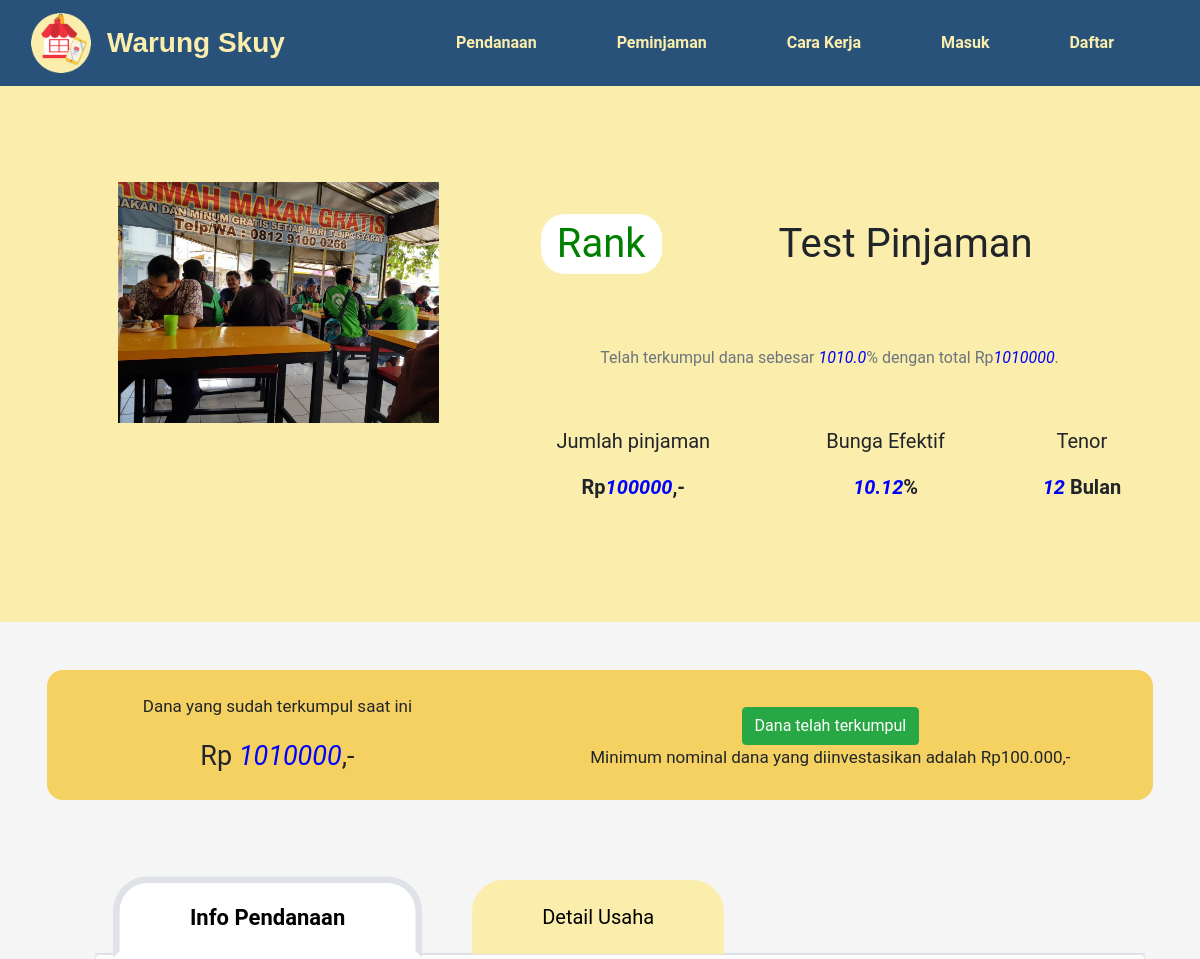
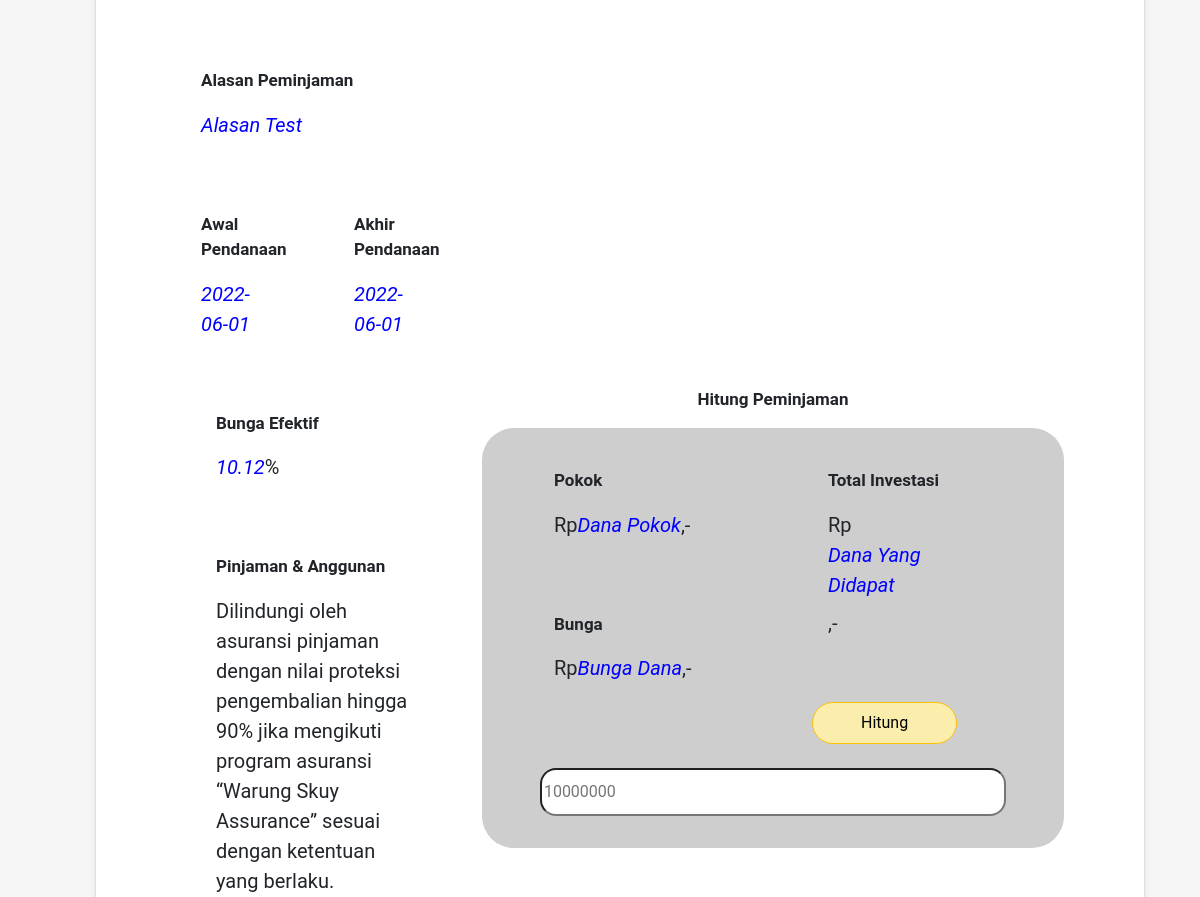
Before: /pendanaan/detail/1b6ec707-2ef6-4c9c-8cce-8cd8fe1837bc (upper part) with the older database file (2 pictures, top to bottom).
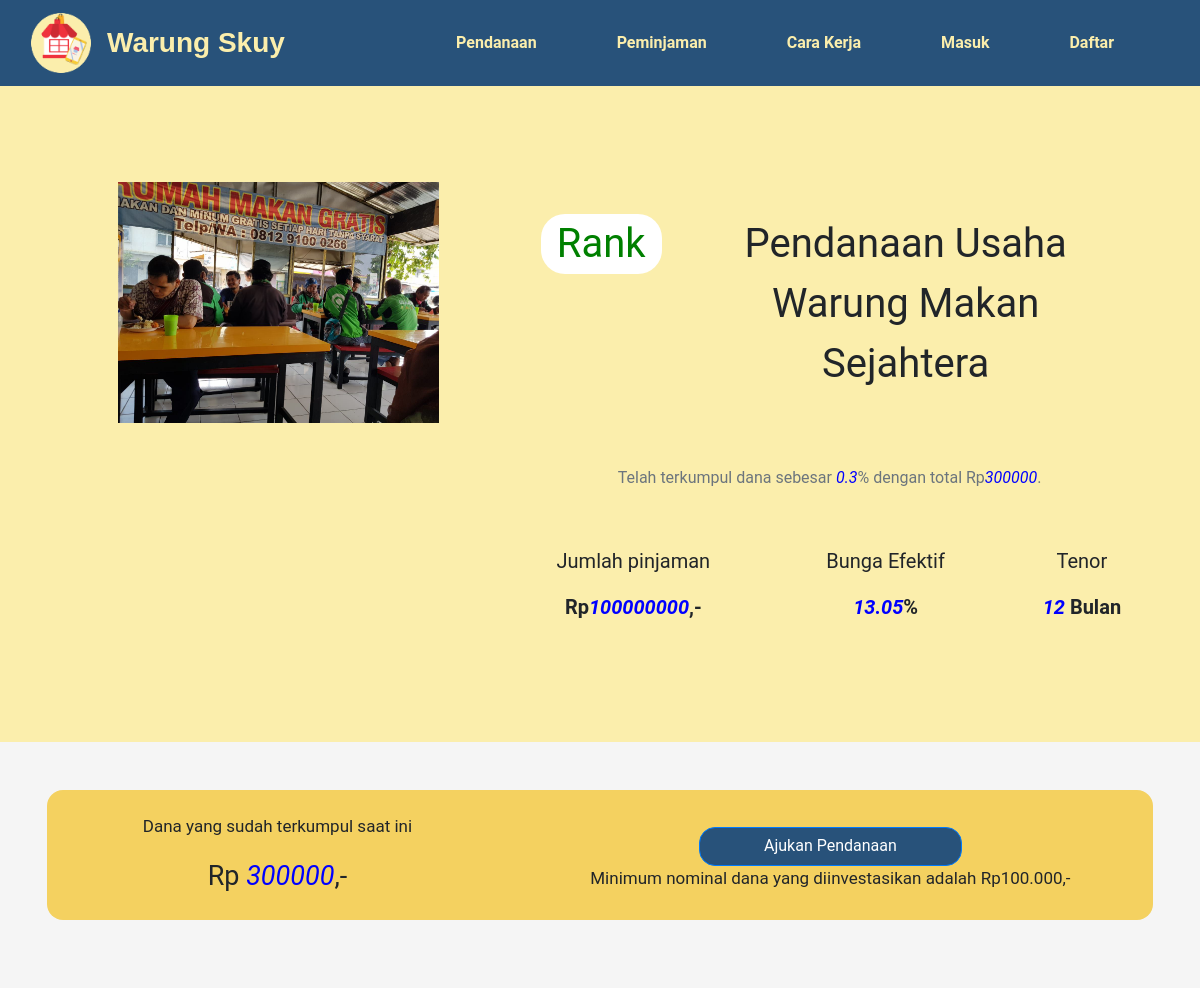
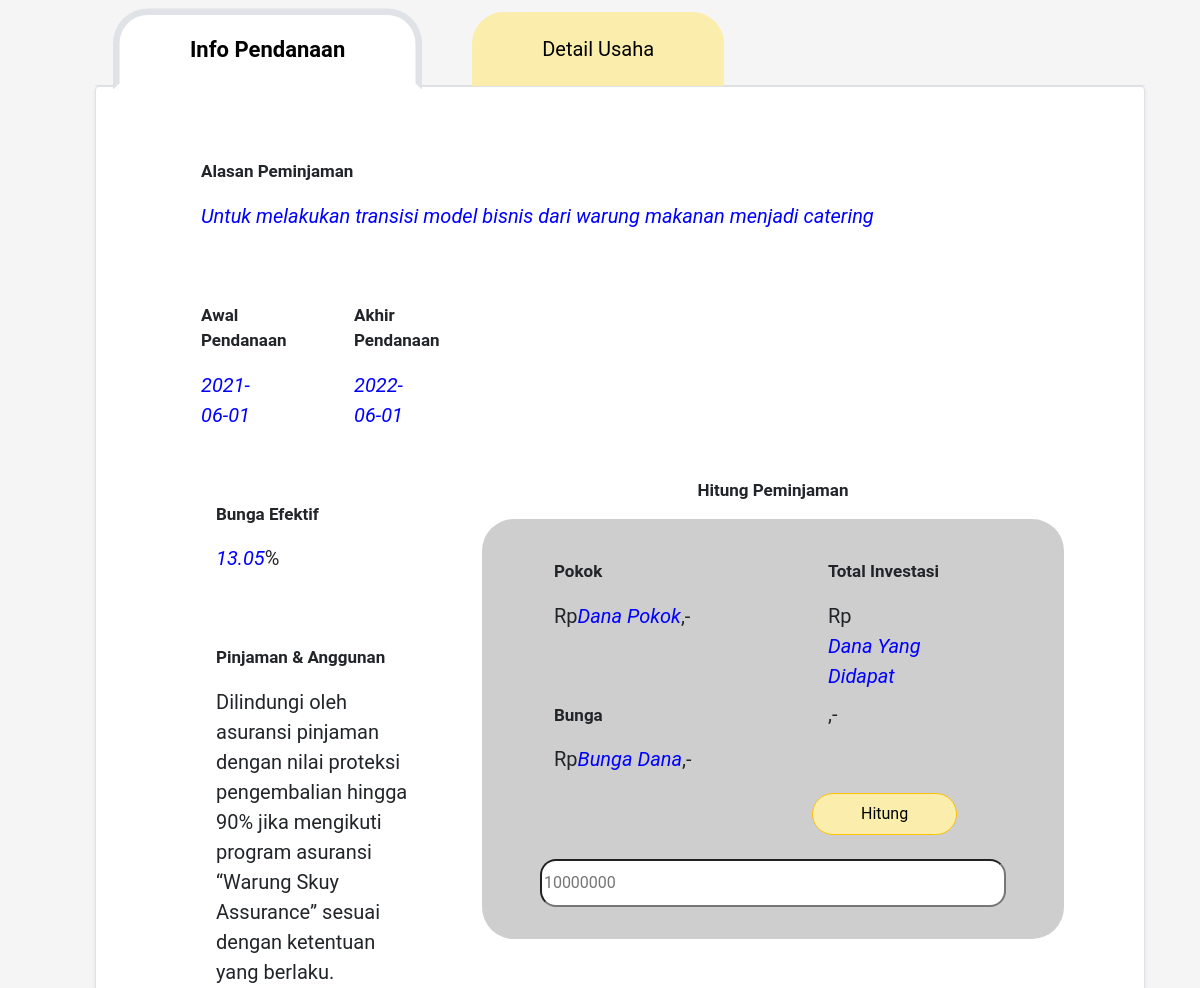
After: the same page with the newer database file (2 pictures, top to bottom).
### warungskuy/models.py (models this page shows, shortened)
class Loan(db.Model):
    id = db.Column(db.String(length=32), primary_key=True, default=str(uuid.uuid4()))
    title = db.Column(db.String(length=75))
    tenor = db.Column(db.Integer)
    start_loan = db.Column(db.Date)
    end_loan = db.Column(db.Date)
    nominal = db.Column(db.Integer)
    interest = db.Column(db.Numeric(10, 2))
    loan_reason = db.Column(db.String(length=500))
    business_desc = db.Column(db.String(length=500))
    location = db.Column(db.String(length=100))
    start_year = db.Column(db.Integer)
    business_address = db.Column(db.String(length=150))
    gross_income = db.Column(db.Integer)
    net_income = db.Column(db.Integer)
    modal = db.Column(db.Integer)
    created_at = db.Column(db.DateTime(timezone=True), server_default=func.now())
    borrower = db.Column(db.String(length=32), db.ForeignKey('borrower.id'))
    lendingTr = db.relationship('LendingTransaction', backref='lended_loan', lazy=True)

### warungskuy/routes.py (the view)
@app.route('/pendanaan/detail/<loan_id>')
def pendanaan_detail_page(loan_id):
    loan_detail = Loan.query.filter_by(id=loan_id).first()
    print('Loan_detail_id : ', loan_detail.id)
    loan_transaction = LendingTransaction.query.filter_by(
        loan_id=loan_detail.id).all()
    print(loan_transaction)
    total_loan = 0
    for transac in loan_transaction:
        total_loan += transac.lending_amount
    print('Total Loan :', total_loan)
    percentage = round((total_loan / loan_detail.nominal * 100), 2)
    print('Percentage:', percentage)
    session['total_loan'] = total_loan
    session['percentage'] = percentage
    return render_template('pendanaan/detail.html', loanDetail=loan_detail, totalLoan=total_loan, percentage=percentage)

### warungskuy/templates/pendanaan/detail.html (shortened to what the changed rows need)
{% extends 'base.html' %} {% block css %}
<link rel="stylesheet" href="{{base_path_css}}/css/pendanaanDetail.css" />
{% endblock %} {% block title %} Detail Pendanaan {% endblock %} {% block
content %}
<div class="container-fluid business-banner text-center">
  <div class="row">
    <div class="col-lg-7 business-banner-info">
      <div class="row text-center business-banner-headline">
        <div class="col-lg-9 col-xs-9">
          <label for="" class="fs-2"> {{loanDetail.title}} </label>
        </div>
      </div>
      <div class="row text-center">
        <div class="col-lg-12 progress-view">
          <p class="text-muted">
            Telah terkumpul dana sebesar
            <label class="data-view" for=""> {{ percentage }} </label>% dengan total
            Rp<label class="data-view" for="">
              {{ totalLoan }} </label
            >.
          </p>
        </div>
      </div>
      <div class="row text-center">
        <div class="col-lg-5">
          <p class="fs-5 fw-bold">
            Rp<label class="data-view" for=""> {{loanDetail.nominal}} </label>,-
          </p>
        </div>
        <div class="col-lg-4">
          <p class="fs-5 fw-bold">
            <label class="data-view" for="">{{ loanDetail.interest }}</label>%
          </p>
        </div>
        <div class="col-lg-3">
          <p class="fs-5 fw-bold">
            <label class="data-view" for=""> {{ loanDetail.tenor}} </label>
            Bulan
          </p>
        </div>
      </div>
    </div>
  </div>
</div>
<div class="container-fluid text-center">
  <div class="row box-invest">
    <div class="col-lg-5 info-box">
      <p class="fs-4">
        Rp
        <label for="" class="data-view"> {{ totalLoan }} </label
        >,-
      </p>
    </div>
    <div class="col-lg-7 info-box">
      {% if percentage < 100 %}
      <a
        class="btn btn-primary"
        href="{{ url_for('pendanaan_form_pemberian_page', loan_id = loanDetail.id ) }}"
        role="button"
      >
        Ajukan Pendanaan
      </a>
      {% else %}
      <button class="btn btn-success">
        Dana telah terkumpul
      </button>
      {% endif %}
      <p class="fs-6">
        Minimum nominal dana yang diinvestasikan adalah Rp100.000,-
      </p>
    </div>
  </div>
</div>
<div class="container-fluid business-info-area">
  <div class="tab-content">
    <div class="tab-pane active" id="info-pendanaan-tab">
      <div class="tab-detail border g-0 rounded shadow-sm">
        <div class="row">
          <div class="col text-area">
            <p class="fs-5">
              <label class="data-view" for="">
                {{ loanDetail.loan_reason }}
              </label>
            </p>
          </div>
        </div>
        <div class="row">
          <div class="col-2 text-area">
            <p class="fs-5">
              <label class="data-view" for="">
                {{ loanDetail.start_loan }}
              </label>
            </p>
          </div>
          <div class="col-2 text-area">
            <p class="fs-5">
              <label class="data-view" for="">
                {{ loanDetail.end_loan }}
              </label>
            </p>
          </div>
        </div>
        <div class="row">
          <div class="col-4">
            <div class="col-12 text-area">
              <p class="fs-5">
                <label class="data-view" for=""> {{loanDetail.interest}}</label
                >%
              </p>
            </div>
          </div>
        </div>
      </div>
    </div>
  </div>
</div>
{% endblock %}

Changed rows visible on the page:
changed Loan: title "Test Pinjaman" → "Pendanaan Usaha Warung Makan Sejahtera"; nominal "100000" → "100000000"; interest "10.12" → "13.05"; loan_reason "Alasan Test" → "Untuk melakukan transisi model bisnis dari warung makanan menjadi catering"; start_loan "2022-06-01" → "2021-06-01"
Other visible differences:
{{ percentage }}: "1010.0" → "0.3"
{{ totalLoan }}: "1010000" → "300000"
text no longer shown: "Dana telah terkumpul"
text now shown: "Ajukan Pendanaan"
